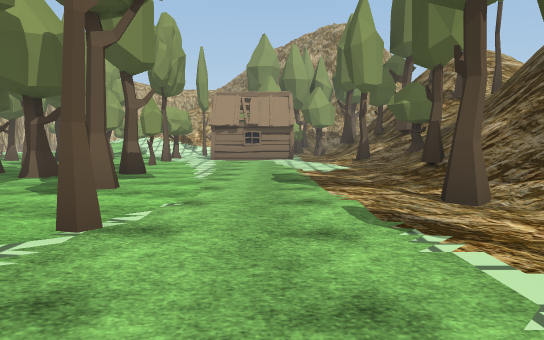
view 1 (above)

24 first-person views from a walk through a 3-D level made in the Unity game engine. The camera is 1.3 m above the floor, tilts 4° down and sees 70° across. The floor is counted in squares, 2 m on a side. Each view is taken from the middle of a square. On the plan, view 1 faces up. The plan holds only what a view shows up to about 11 squares ahead; the rest is blank. The place goes on beyond the plan. Some animated figures are left out. Some surface patterns are stand-ins.

view 2
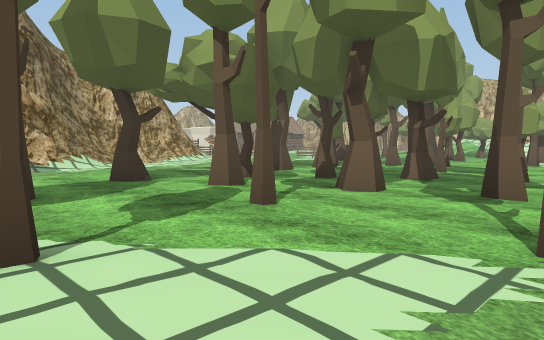

view 3
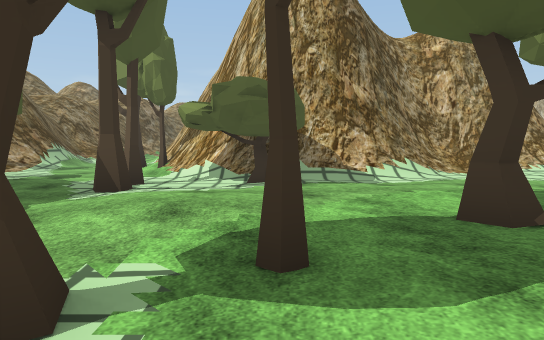

view 4
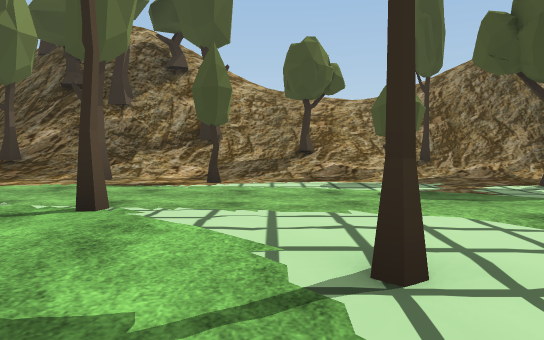

view 5
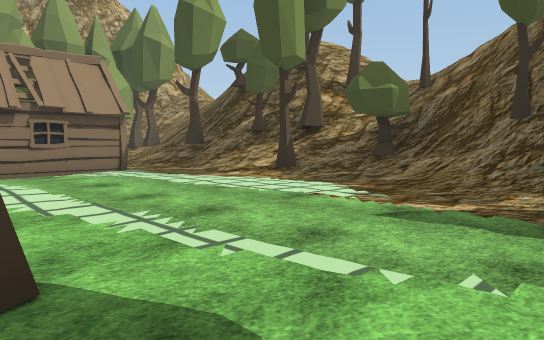

view 6
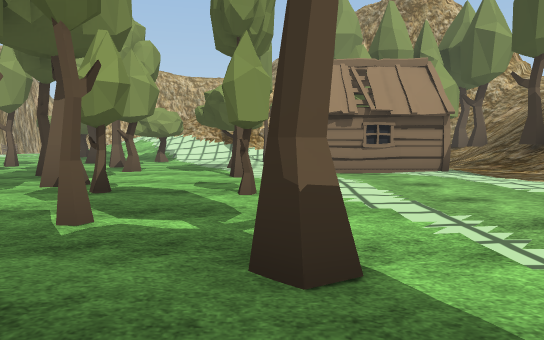

view 7
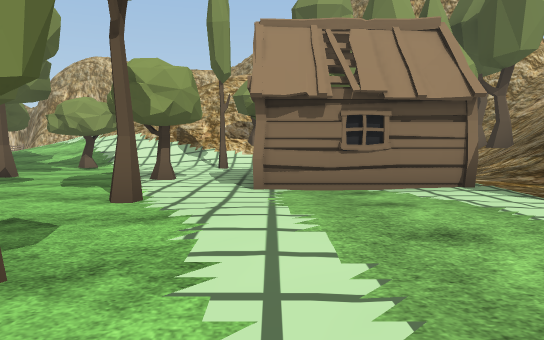

view 8
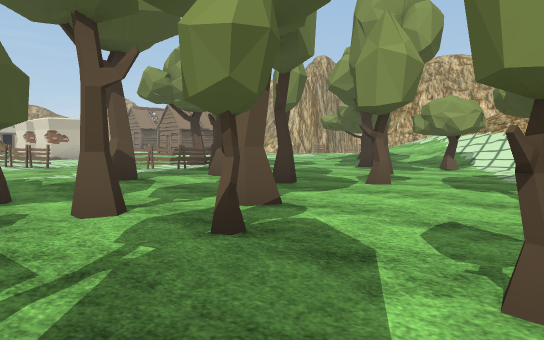

view 9
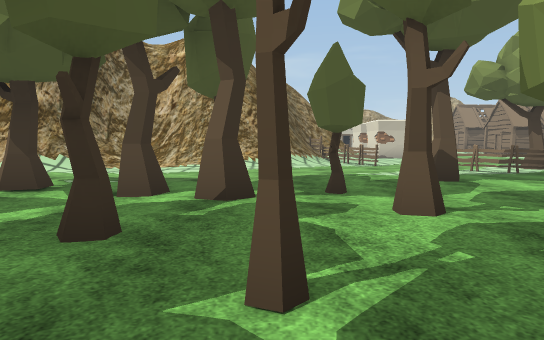

view 10
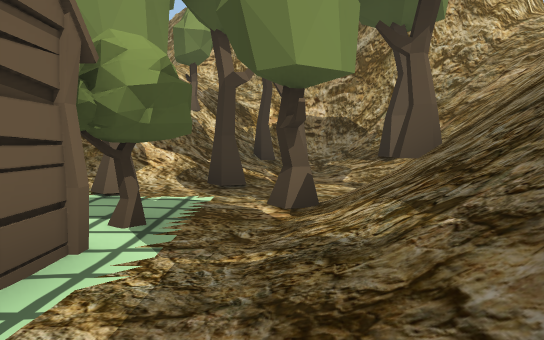

view 11
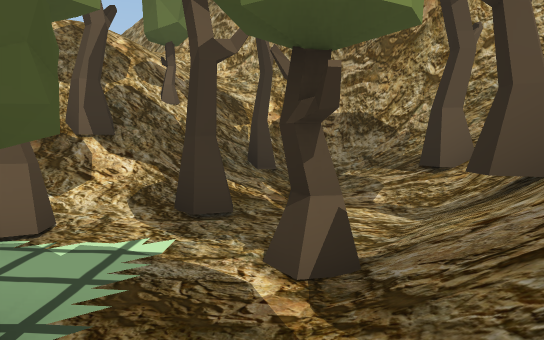

view 12
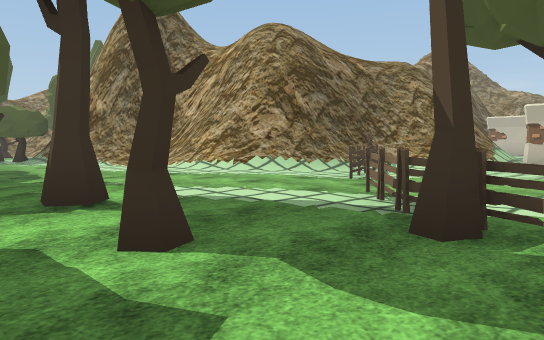

view 13
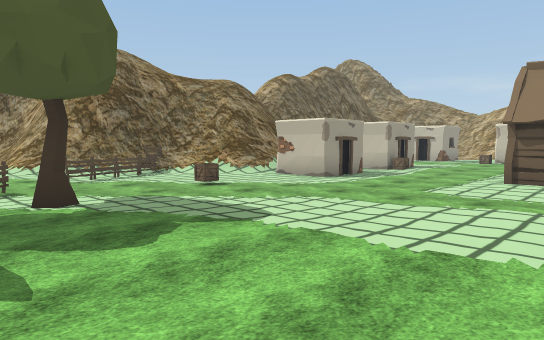

view 14
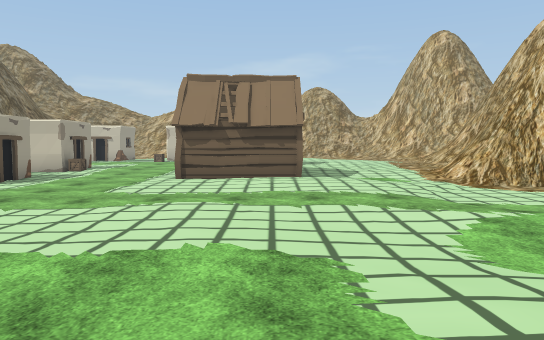

view 15
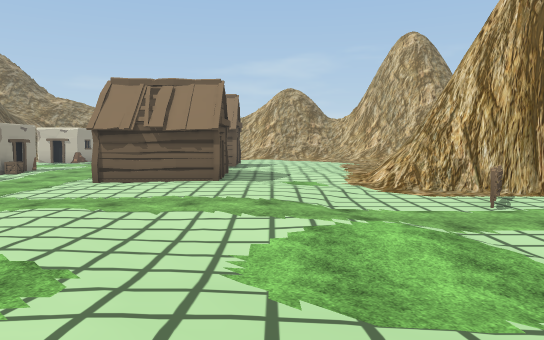

view 16
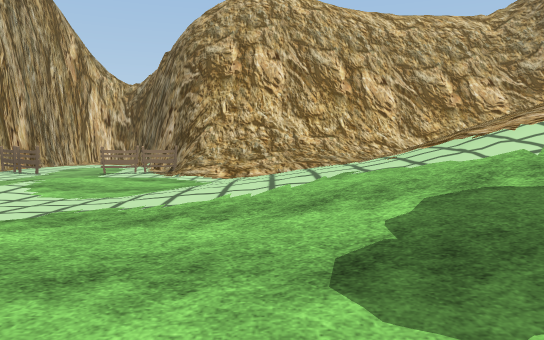

view 17
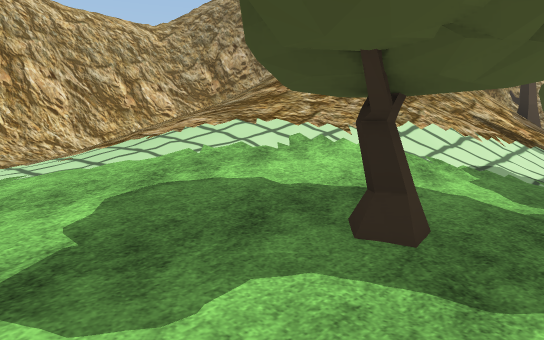

view 18
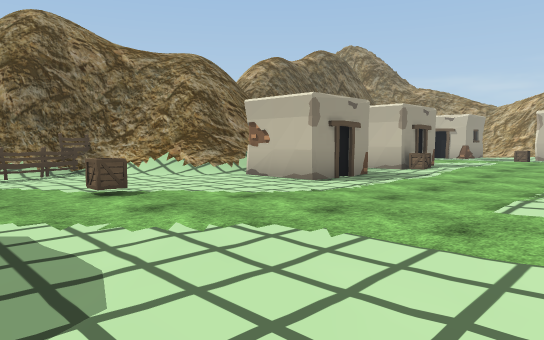

view 19
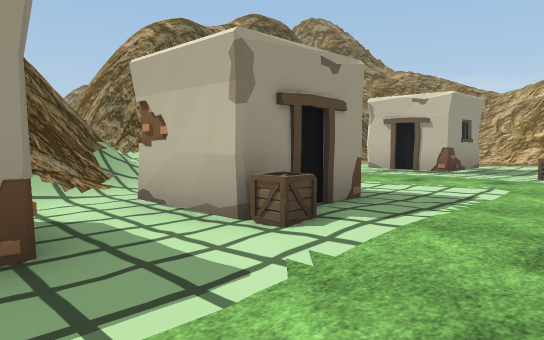

view 20
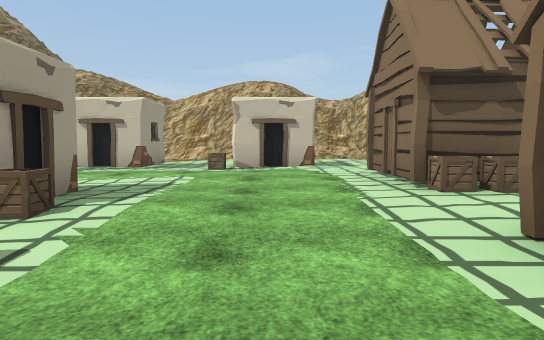

view 21
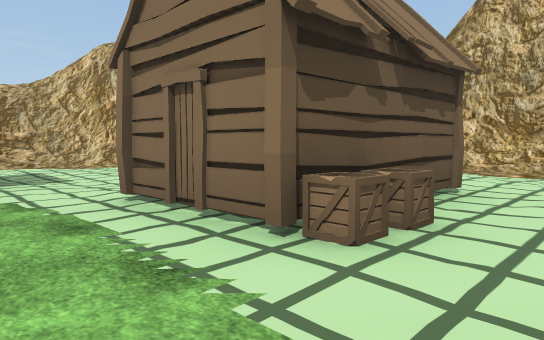

view 22
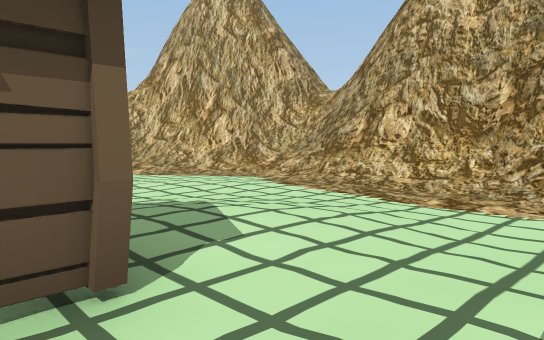

view 23
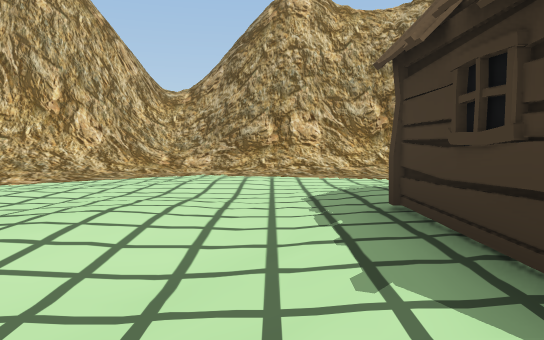

view 24
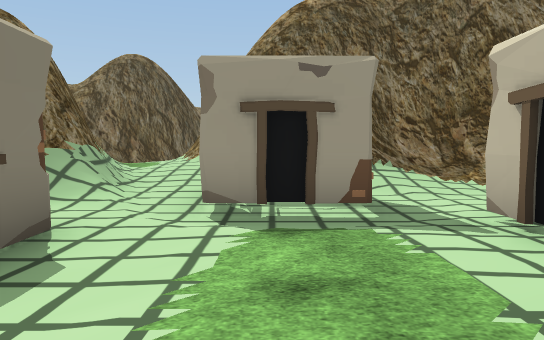

### Floor plan
Key: @ floor where view 1 was taken; # wall or solid block; . main floor; : floor 0.25 m higher than the main floor; + floor 0.5 m higher than the main floor; * floor 0.75 m higher than the main floor; % floor 1 m higher than the main floor; & floor 1.25 m higher than the main floor; $ floor 1.75 m higher than the main floor; / step, stairs or slope; = window, fence, low wall or low ledge; ^ raised ledge; T tree; H hut; F fence; C crate; O other object.
Columns run from 36 left of view 1 to 8 right of it. Each row starts with its distance up from view 1.
 30   ##////#####   ##...##   ######
 29  ##//:.////##   #.....#######==#
 28  ///....::::#####.FF.F#=///+
 27   :....::::.. ///......./++        /##
 26    ...::::::: :.........:          //##
 25     ::::::++:::..:..::..+*////     ///###
 24     :::::+++++:.:::::..:+*&///    /////##
 23      ::+:+++++::::::...:+*////    //T///####^
 22  ..:::++:H H++H :::...::++//////// ///T//=#//
 21 /. ::::::+ HC+H ::.::::::+T+////// $&//:T///
 20 // ::::::HHC::HH::........T++////T //TT.///
 19       O#+:::::...............T..:: :T../T//
 18       ##:+::::.........:. .T.....T  :.T//
 17       #C::::::........... T........ .T.//
 16    ::...:::::C.........T.....T..T.HTHH://
 15    ..#O:::.###.##...C...TF........H  .:T#T
 14        .::.O #. O.......F..T.TT.......:/#T
 13        ......./ /...............T....../TO/
 12       ..##..//##=//..FF....T..T..::::.:/T/T/
 11       ..  O.=#####/FF/....:....T.T:.:..T////
 10      /:+  ::##   ####/......T.T......../T/T
  9     ###/  ++/#     ###/........T.......//=/
  8      ###  #++        #/....T.TT..T...../##/
  7           ##+        ##.....T...T.....:/T#T
  6                      ##.....T.T.......T/T#
  5                       #/...::.T:T.T...:/##
  4                       ##/.:::.:+:::...T/##T
  3                        ##.:::T:TT::T...//#/
  2                        ##.:::::::::...T.%//
  1                        #TT::+:T..::....////
  0                        #/..:+:.T:T:.@../T//
 -1                       ##.T.T:.   :::..T////
 -2                       /T.....      .....T//
 -3                        ...:O        .T..///

Positions as (right, up) in squares from view 1, and headings:
1: (0, 0), facing up
2: (-1, 0), facing up-left
3: (-4, 1), facing left
4: (-5, 1), facing right
5: (-3, 6), facing up-right
6: (-3, 6), facing up
7: (-2, 9), facing up
8: (-3, 9), facing up-left
9: (-3, 9), facing left
10: (2, 14), facing up
11: (2, 16), facing up
12: (-8, 16), facing down-left
13: (-11, 22), facing down-left
14: (-11, 22), facing left
15: (-11, 24), facing left
16: (-12, 19), facing up
17: (-12, 19), facing up-right
18: (-14, 20), facing down-left
19: (-21, 18), facing down-left
20: (-20, 18), facing left
21: (-23, 18), facing up-left
22: (-23, 22), facing up-left
23: (-28, 19), facing up
24: (-27, 17), facing down
